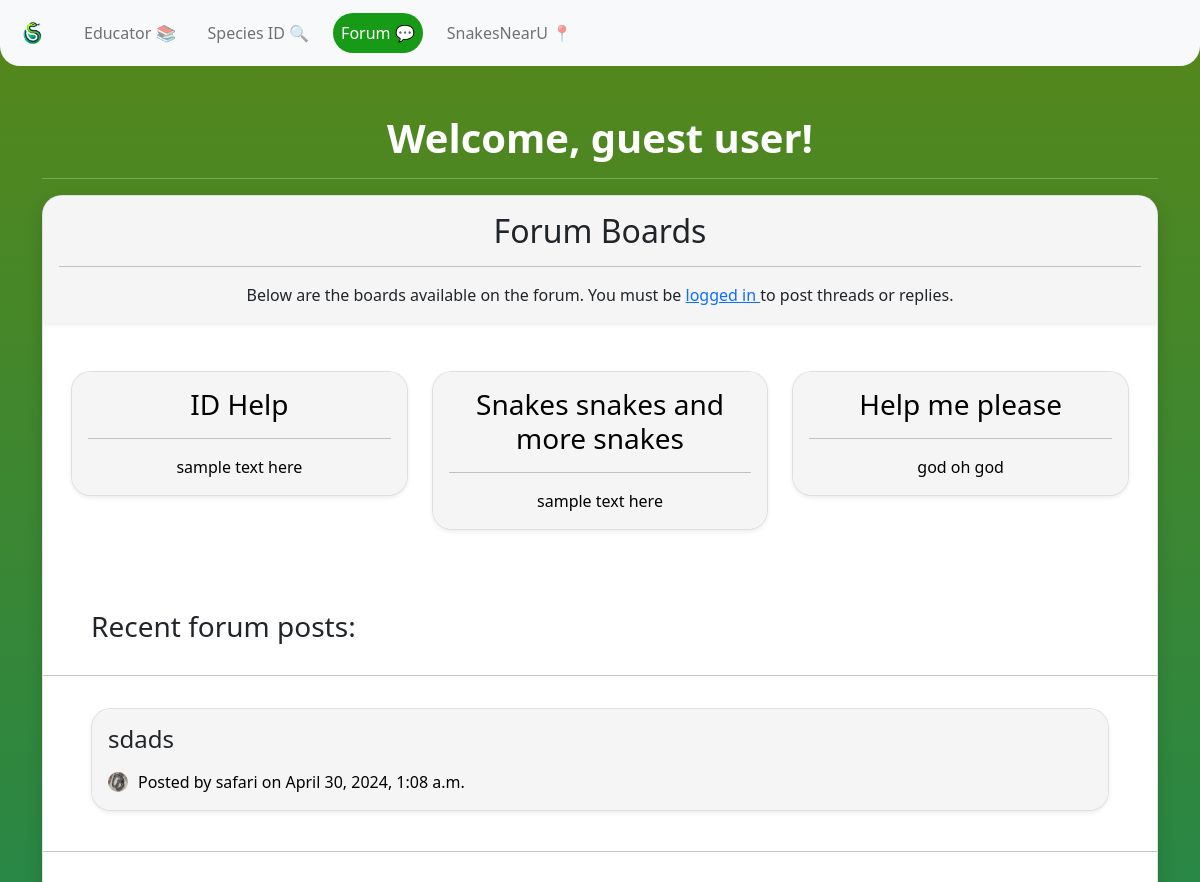
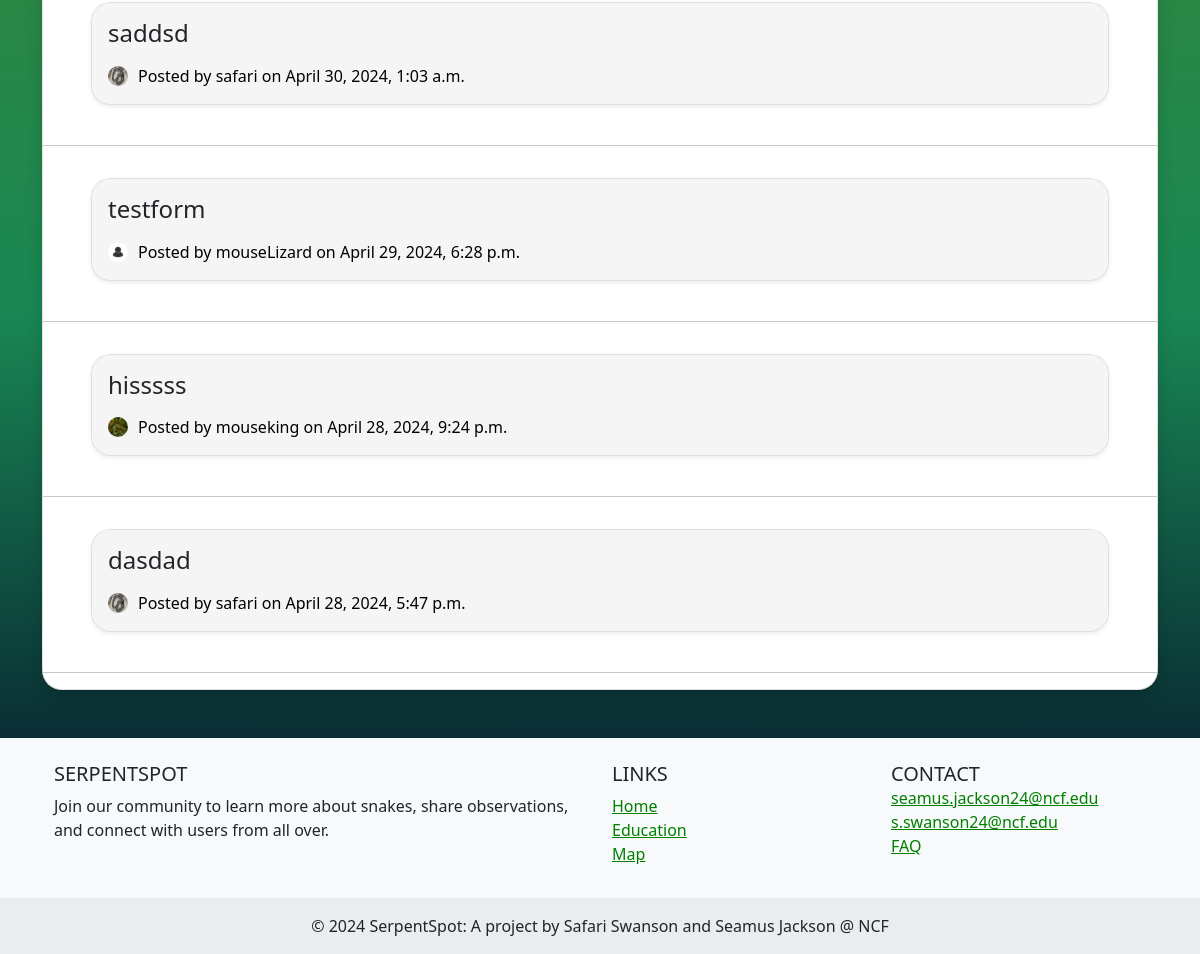
The app's page /forum/ with its own data (2 pictures, top to bottom).
### Forum/models.py (models this page shows, shortened)
class Board(models.Model):
    name = models.CharField(max_length=100, unique=True)
    description = models.TextField(blank=True, default='')

class Thread(models.Model):
    title = models.CharField(max_length=255)
    board = models.ForeignKey(Board, on_delete=models.CASCADE, related_name='threads')
    starter = models.ForeignKey(User, on_delete=models.CASCADE, related_name='threads_started')
    created_at = models.DateTimeField(auto_now_add=True)
    updated_at = models.DateTimeField(auto_now=True)

### UserAuth/models.py (models this page shows, shortened)
class UserProfile(models.Model):
    user = models.OneToOneField(User, on_delete=models.CASCADE) # Link the user profile to a user model instance
    profile_pic = models.ImageField(upload_to='profile_pics/', default='profile_pics/default.jpg' ,null=True, blank=True) # User profile picture
    bio = models.TextField(null=True, blank=True) # User bio
    observations = models.IntegerField(default=0) # User observation count
    favorite_species = models.ForeignKey(SnakeSpecies, on_delete=models.SET_NULL, null=True, blank=True) # User's favorite snake species

### Forum/views.py (the view)
# urls.py: path('', home, name='home'),
def home(request):
    boards = Board.objects.all()
    threads = Thread.objects.order_by('-created_at')[:5] # Fetch the latest 5 threads
    return render(request, 'home.html', {'boards': boards, 'threads': threads})

### Forum/templates/home.html (shortened to what this page needs)
{% extends 'base.html' %}
{% block content %}
{% if user.is_authenticated %}
   <h1 style="text-align: center; color: white;"><strong>Welcome back, {{request.user.username}}</strong></h1>
{% else %}
   <h1 style="text-align: center; color: white;"><strong>Welcome, guest user!</strong></h1>
{% endif %}
<hr style="color: white;">
<div class="card shadow mb-5" style="border-radius: 20px; overflow: hidden;">
   <div class="card-body shadow-sm" style="background-color: whitesmoke;">
      <h2 class="card-title" style="text-align: center;">Forum Boards</h2>
      <hr>
      {% if request.user.is_authenticated %}
         <p class="card-text" style="text-align: center;">Below are the boards available on the forum. Click on a board to view its threads.</p>
      {% else %}
         <p class="card-text" style="text-align: center;">Below are the boards available on the forum. You must be <a href="{% url 'login' %}">logged in </a> to post threads or replies.</p>
      {% endif %}
   </div>
   <div class="boards mt-5 mb-3">
      <div class="row mx-3">
         {% for board in boards %}
            <div class="col-md-4">
               <a href="{% url 'board_threads' board.id %}" class="text-decoration-none">
                  <div class="card mb-3 shadow-sm board" style="border-radius: 20px; overflow: hidden;">
                     <div class="card-body" style="background-color: whitesmoke;">
                        <h3 class="card-title" style="text-align: center; color: black;">{{ board.name }}</h3>
                        <hr>
                        <p class="card-text" style="text-align: center; color: black;">{{ board.description }}</p>
                     </div>
                  </div>
               </a>
            </div>
         {% endfor %}
      </div>
   </div>
   <h3 class="card-title mt-5 mb-3 mx-5" style="text-align: left;">Recent forum posts: </h3>
   <hr>
   {% if threads %}
      {% for thread in threads %}
         <div class="card board shadow-sm mb-4 mx-5 mt-3" style="border-radius: 20px; overflow: hidden;">
            <a href="{% url 'thread_posts' thread.id %}" class="link-success text-decoration-none">
               <div class="card-body" style="background-color: whitesmoke;">
                  <h4>{{ thread.title }}</h4>
                  <div class="d-flex align-items-center mt-3">
                     {% if thread.starter.userprofile.profile_pic %}
                        <img src="{{ MEDIA_URL }}{{ thread.starter.userprofile.profile_pic.url }}" alt="Profile Image" style="width: 20px; height: 20px; border-radius: 15px; margin-right: 10px;">
                     {% endif %}
                     <p class="card-text" style="color: black;">
                        Posted by {{ thread.starter.username }} on {{ thread.created_at|date:"N j, Y, P" }}
                     </p>
                  </div>
               </div>
            </a>
         </div>
         <HR>
      {% endfor %}
   {% endif %}
</div>
{% endblock %}

### UserAuth/templates/base.html (style rules this page uses)
a.text-decoration-none { color: inherit; text-decoration: none; }
html, body { height: 100% !important; margin: 0 !important; }
body { display: flex !important; flex-direction: column !important; }

### Forum/templates/home.html (style rules this page uses)
body { background: rgb(2,0,36); background: -webkit-linear-gradient(90deg, rgba(2,0,36,1) 0%, rgba(25,135,84,1) 35%, rgba(86,135,25,1) 100%); background-size: cover; background-attachment: fixed; }
a.text-decoration-none { color: inherit; text-decoration: none; }

### records on screen
Board: name "ID Help", description "sample text here"
Board: name "Snakes snakes and more snakes", description "sample text here"
Board: name "Help me please", description "god oh god"
Thread: title "sdads", starter.userprofile.profile_pic (picture), starter.username "safari", created_at "April 30, 2024, 1:08 a.m."
Thread: title "saddsd", starter.userprofile.profile_pic (picture), starter.username "safari", created_at "April 30, 2024, 1:03 a.m."
Thread: title "testform", starter.userprofile.profile_pic (placeholder picture), starter.username "mouseLizard", created_at "April 29, 2024, 6:28 p.m."
Thread: title "hisssss", starter.userprofile.profile_pic (picture), starter.username "mouseking", created_at "April 28, 2024, 9:24 p.m."
Thread: title "dasdad", starter.userprofile.profile_pic (picture), starter.username "safari", created_at "April 28, 2024, 5:47 p.m."
